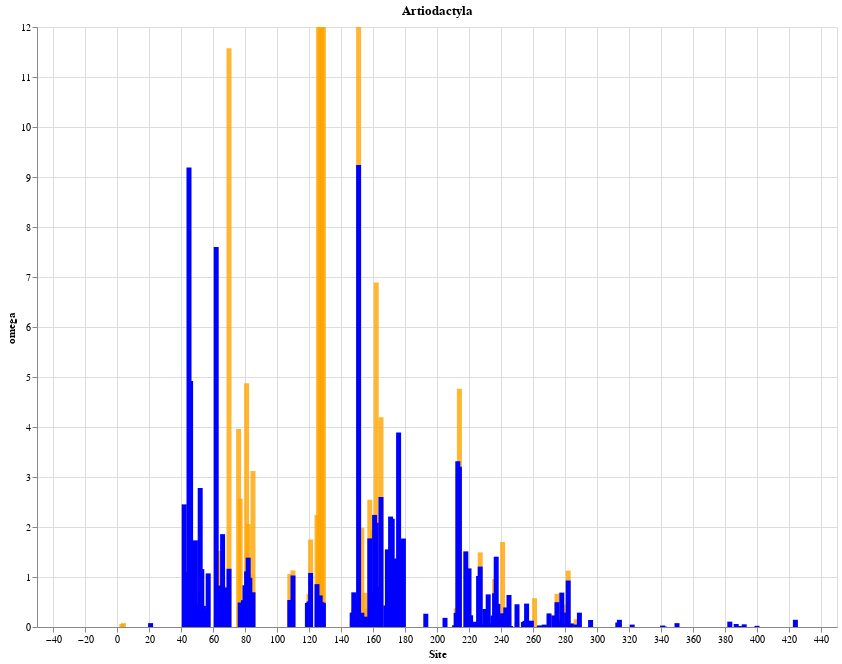

Here is the notebook cell this chart was saved with:
### Code cell
source = df_Test
print("BDNF_Recombinants_RELAX_" + Label + ".png")

# Test set plot
line1 = alt.Chart(source).mark_bar(color='orange', opacity=0.8).encode(
    x='Site',
    y=alt.Y('omega', scale=alt.Scale(domain=(0, 12), clamp=True))
).properties(
    width=800,
    height=600,
    title=Label)

# Background plot
source = df_Background
line2 = alt.Chart(source).mark_bar().encode(
    x="Site",
    y=alt.Y('omega', scale=alt.Scale(domain=(0, 12), clamp=True)),
    color=alt.value('blue')
).properties(
    width=800,
    height=600
)

line1 + line2

### Figure 1 — Vega-Lite specification as saved in the notebook (floating-point values rounded to 4 significant figures; data arrays with more than 128 entries replaced by an {"elided": "..."} marker saying what was removed)
{"config": {"view": {"continuousWidth": 400, "continuousHeight": 300}}, "layer": [{"data": {"name": "data-4c0479c1f158cf2179c7bbdb7ce725a0"}, "mark": {"type": "bar", "color": "orange", "opacity": 0.8}, "encoding": {"x": {"type": "quantitative", "field": "Site"}, "y": {"type": "quantitative", "field": "omega", "scale": {"clamp": true, "domain": [0, 12]}}}, "height": 600, "title": "Artiodactyla", "width": 800}, {"data": {"name": "data-efaff41869088b9af3415cdc3c97247b"}, "mark": "bar", "encoding": {"color": {"value": "blue"}, "x": {"type": "quantitative", "field": "Site"}, "y": {"type": "quantitative", "field": "omega", "scale": {"clamp": true, "domain": [0, 12]}}}, "height": 600, "width": 800}], "$schema": "https://vega.github.io/schema/vega-lite/v4.8.1.json", "datasets": {"data-4c0479c1f158cf2179c7bbdb7ce725a0": {"elided": "449 records"}, "data-efaff41869088b9af3415cdc3c97247b": {"elided": "449 records"}}}
